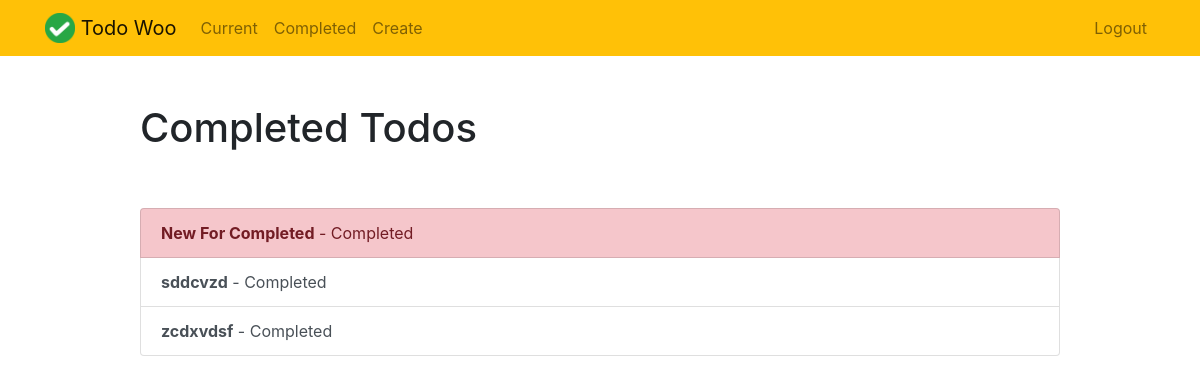
Page /completed/ (signed in) on the earlier database version.
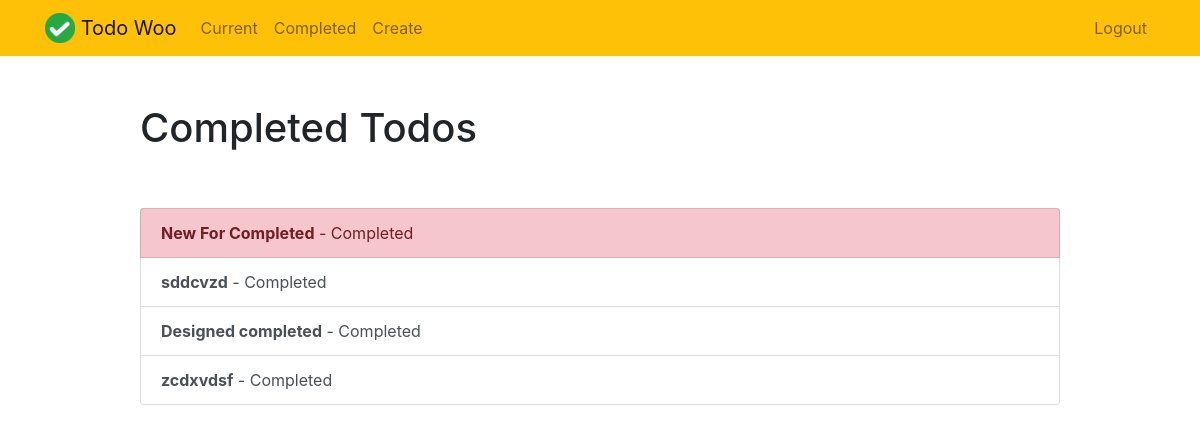
Same page on the later database version.
### todo/models.py (models this page shows, shortened)
class Todo(models.Model):
    title = models.CharField(max_length = 100)
    memo = models.TextField(blank = True)
    created = models.DateTimeField(auto_now_add = True)
    dateCompleted = models.DateTimeField(null = True, blank = True)
    important = models.BooleanField(default = False)
    user = models.ForeignKey(User, on_delete = models.CASCADE)

### todo/views.py (the view)
# urls.py: path('completed/', views.completedTodos, name = 'completedTodos'),
@login_required
def completedTodos(request):
    todos = Todo.objects.filter(user = request.user, dateCompleted__isnull = False).order_by('-dateCompleted')
    return render(request, 'todo/completedtodos.html', {'todos' : todos})

### todo/templates/todo/completedTodos.html
{% extends "todo/base.html" %}
{% block content %}
    <div class="row justify-content-center mt-5">
        <div class="col-md-10">
            <h1>Completed Todos</h1>
        </div>
    </div>
    <div class="row justify-content-center mt-5">
        <div class="col-md-10">
            <div class="list-group">
                {% for todo in todos %}
                    <a href="{% url 'todoView' todo.id %}" class="list-group-item list-group-item-action{% if todo.important %} list-group-item-danger{% endif %}"><b>{{ todo.title }}</b> - Completed {{ todo.datecompleted|date:'M j Y H:i' }}</a>
                {% endfor %}
            </div>
        </div>
    </div>
{% endblock %}

### todo/templates/todo/base.html (shortened to what this page needs)
{% load static %}
<!doctype html>
<html lang="en">
<head>
    <link rel="stylesheet" href="https://stackpath.bootstrapcdn.com/bootstrap/4.4.1/css/bootstrap.min.css">
</head>
<body>
<nav class="navbar navbar-expand-md navbar-light bg-warning">
<div class="container">
    <a class="navbar-brand" href="{% url 'home' %}">
         <img src="{% static 'todo/logo.png' %}" width="30" height="30" class="d-inline-block align-top">
        <span>Todo Woo</span>
    </a>
    <div class="collapse navbar-collapse" id="navbarNav">
    {% if user.is_authenticated %}
        <ul class="navbar-nav mr-auto">
                <li class="nav-item {{ current }}">
                    <a class="nav-link" href="{% url 'currenttodos' %}">Current</a>
                </li>
                <li class="nav-item {{ completed }}">
                    <a class="nav-link" href="{% url 'completedTodos' %}">Completed</a>
                </li>
                <li class="nav-item {{ create }}">
                    <a class="nav-link" href="{% url 'createtodo' %}">Create</a>
                </li>
        </ul>
    {% endif %}
    <ul class="navbar-nav ml-auto">
            {% if user.is_authenticated %}
                <li class="nav-item">
                    <a href="#" onclick="$('#signOutBtn').click()" class="nav-link">Logout</a>
                </li>
            {% endif %}
        </ul>
    </div>
</div>
</nav>
<div class="container">
{% block content %}{% endblock %}
</div>
</body>
</html>

Differences in the rows shown:
added Todo: title "Designed completed"
